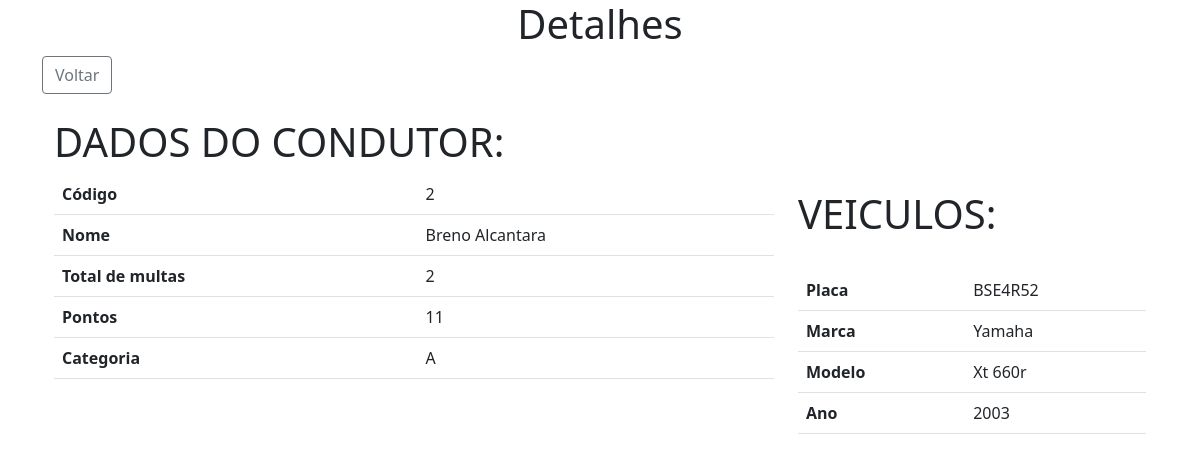
/detalhes.php?con_cod=2, run on the app's committed database.
### tables this page shows
CREATE TABLE condutor (
    con_cod int NOT NULL AUTO_INCREMENT,
    con_nome varchar(45),
    con_num_multas int,
    con_pontos int,
    con_categoria varchar(2),
  PRIMARY KEY (con_cod)
);

create table veiculo(
    vei_cod int not null AUTO_INCREMENT,
    vei_placa varchar(7),
    con_cod int not null,
    vei_modelo varchar(20),
    vei_marca varchar(45),
    vei_ano int,
    primary key(vei_cod),
    foreign key(con_cod) references condutor(con_cod) on delete restrict on update cascade 
);

### detalhes.php (the view, shortened to what this page needs)
<!DOCTYPE html>
<?php
$con_cod = isset($_GET['con_cod']) ? $_GET['con_cod'] : "1";
?>
<html lang="pt-br">
<head>
  <link href="https://cdn.jsdelivr.net/npm/bootstrap@5.1.3/dist/css/bootstrap.min.css" rel="stylesheet">
</head>
<div class="container-md">
  <body>
    <h1><center>Detalhes<center></h1>
    <a href="adm.php"><button type="button" class="btn btn-outline-secondary">Voltar</button></a>
    <div class="container">
      <div class="row">
        <div class="col-sm-8">
          <h1> DADOS DO CONDUTOR:</h1>
          <?php
          $sql =      "SELECT * FROM condutor WHERE con_cod = $con_cod";
          $sqlVeiculo = "SELECT * FROM veiculo where con_cod = $con_cod";
          $pdo = Conexao::getInstance();
          $consulta2 = $pdo->query($sqlVeiculo);
          $consulta = $pdo->query($sql);
          while ($linha = $consulta->fetch(PDO::FETCH_BOTH)) {
          ?>
            <table class="table table-hover">
              <tr>
                <th scope="row">Código</th>
                <td><?php echo "{$linha['con_cod']}" ?></th>
              </tr>
              <tr>
                <th scope="row">Nome</th>
                <td><?php echo "{$linha['con_nome']}" ?></td>
              </tr>
              <tr>
                <th scope="row">Total de multas</th>
                <td><?php echo "{$linha['con_num_multas']}" ?></td>
              </tr>
              <tr>
                <th scope="row">Pontos</th>
                <td colspan="2"><?php echo "{$linha['con_pontos']}" ?></td>
              </tr>
              <tr>
                <th scope="row">Categoria </th>
                <td><?php echo "{$linha['con_categoria']}" ?></td>
              </tr>
            </table> <?php } ?>
          </div>
        <div class="col-sm-4">
          <br><br><br>
          <h1> VEICULOS: </h1><br> <?php
                                    while ($linha = $consulta2->fetch(PDO::FETCH_BOTH)) {
                                    ?>
            <table class="table table-hover">
              <tbody>
                <tr>
                  <th scope="row">Placa</th>
                  <td><?php echo "{$linha['vei_placa']}" ?></td>
                </tr>
                <tr>
                  <th scope="row">Marca</th>
                  <td><?php echo "{$linha['vei_marca']}" ?></td>
                </tr>
                <tr>
                  <th scope="row">Modelo</th>
                  <td colspan="2"><?php echo "{$linha['vei_modelo']}" ?></td>
                </tr>
                <tr>
                  <th scope="row">Ano </th>
                  <td><?php echo "{$linha['vei_ano']}" ?></td>
                </tr>
              </tbody>
            </table><br> <?php } ?>
  </body>
</html>

### data on the page
condutor: con_cod "2", con_nome "Breno Alcantara", con_num_multas "2", con_pontos "11", con_categoria "A"
veiculo: vei_placa "BSE4R52", vei_marca "Yamaha", vei_modelo "Xt 660r", vei_ano "2003"
